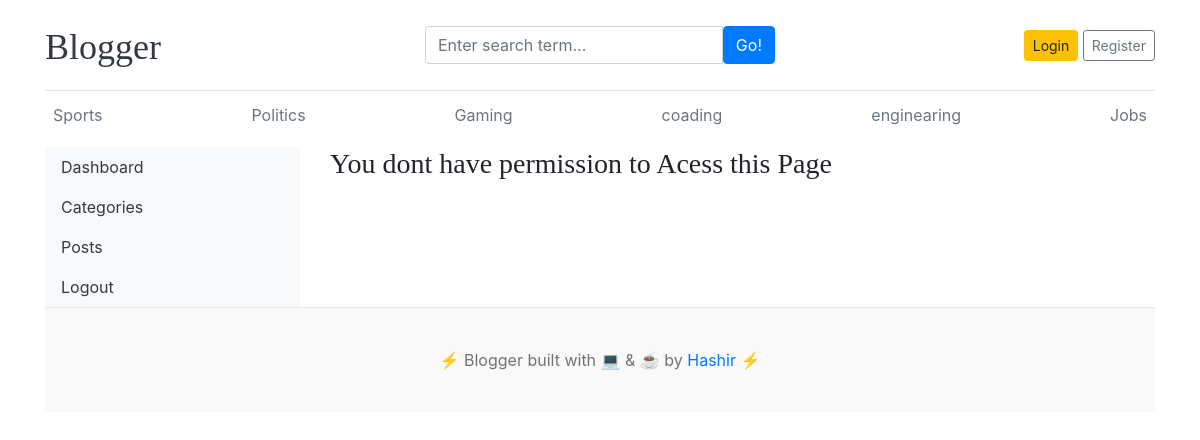
The page /dashboard/users/ on the database its author committed.
### blogs/models.py (models this page shows, shortened)
class Category(models.Model):
    category_name=models.CharField(max_length=50,unique=True)
    created_at=models.DateTimeField(auto_now_add=True)
    updated_at=models.DateTimeField(auto_now_add=True)
    class Meta:
        verbose_name_plural='Categories'

### dashboard/views.py (the view)
# urls.py: path('users/',views.users,name='users'),
def users(request):
    user=User.objects.all()
    context={
        'user':user
    }
    return render(request,'dashboard/users.html',context)

### blogs/context_processors.py (called while the page is built)
def get_categories(request):
    categories=Category.objects.all()
    return dict(categories=categories)

def get_Social_Links(request):
    Social=SocialSites.objects.all()
    return dict(Social=Social)

### templates/dashboard/users.html (shortened to what this page needs)
{% extends "base.html" %}
{% block content %}
<div class='row'>
    {% include "dashboard/sidebar.html" %}
  <div class='col-md-8'>
    {% if perms.auth.view_user %}
    <h4>User Data</h4>
    <a href="{% url 'add_user' %}" class='btn btn-dark text-light float-right mb-2'>Add New-User</a>
    <table class="table table-hover">
  <thead>
    <tr>
      <th >#</th>
      <th >Name</th>
      <th >Username</th>
      <th >Email</th>
      <th >Active</th>
      <th >Staff</th>
      <th>Super-User</th>
      <th>Action</th>
    </tr>
  </thead>
  <tbody>
    {% for user in user %}
    <tr>
      <td>{{forloop.counter}}</td>
      <td>{{user.first_name}} {{user.last_name}}</th>
      <td>{{user.username}}</td>
      <td>{{user.email}}</td>
      <td>{% if user.is_active %}<i class='fa fa-check text-success'>{% else %}<i class='fa fa-times text-danger'>{% endif %}</td>
      <td>{% if user.is_staff %}<i class='fa fa-check text-success'>{% else %}<i class='fa fa-times text-danger'>{% endif %}</td>
      <td>{% if user.is_superuser %}<i class='fa fa-check text-success'>{% else %}<i class='fa fa-times text-danger'>{% endif %}</td>
      <td>
        <a href="{% url 'edit_user' user.id %}"><i class='fa fa-edit text-success'></i></a>
        &nbsp;
        <a href="{%url 'delete_user' user.id %}"><i class='fa fa-trash text-danger'></i></a>
      </td>
    </tr>
    {% endfor %}
  </tbody>
</table>
{% else %}
<h3>You dont have permission to Acess this Page</h3>
{% endif %}
  </div>
</div>
{% endblock  %}

### templates/base.html (shortened to what this page needs)
{% load static %}
<!DOCTYPE html>
<html lang="en">
<head>
    <link href="https://getbootstrap.com/docs/4.0/dist/css/bootstrap.min.css" rel="stylesheet">
    <link rel="stylesheet" href="https://cdnjs.cloudflare.com/ajax/libs/font-awesome/4.7.0/css/font-awesome.min.css">
    <link rel="stylesheet" href="{% static 'css/blog.css' %}">
  </head>
<body>
    <div class="container">
      <header class="blog-header py-3">
        <div class="row flex-nowrap justify-content-between align-items-center">
          <div class="col-4 pt-1">
            <a class="blog-header-logo text-dark" href="/">Blogger</a>
          </div>
          <div class="col-4">
            <form action="{% url 'search' %}" method="GET">
              <div class="input-group">
              <input class="form-control" type="text" name='keyword' placeholder="Enter search term..." aria-label="Enter search term..." aria-describedby="button-search" />
              <button type="submit"class="btn btn-primary" id="button-search" type="button">Go!</button>
              </div>
            </form>
          </div>
          <div class="col-4 d-flex justify-content-end align-items-center">
            {% if not user.is_authenticated %}
            <a class="btn btn-sm btn-warning" href="{% url 'login' %}">Login</a> &nbsp;
            <a class="btn btn-sm btn-outline-secondary" href="{% url 'register' %}">Register</a>
            {% else %}
            <span><a href="{% url 'dashboard' %}">Dashboard</a></span>
            &nbsp;
            &nbsp;
            <span><a href="{% url 'logout' %}">Logout</a></span>
            {% endif %}
          </div>
        </div>
      </header>
      <div class="nav-scroller py-1 mb-2">
        <nav class="nav d-flex justify-content-between">
          {%for cat in categories %}
          <a class="p-2 text-muted" href="{% url 'posts_by_category' cat.id %}">{{cat.category_name}}</a>
          {% endfor %}
        </nav>
      </div>
{% block content%}
 {% endblock %}
  <footer class="blog-footer">
  <p>⚡️ Blogger built with 💻 & ☕️ by <a href="#">Hashir</a> ⚡️</p>
</footer>
</body>
</html>

### blog_main/static/css/blog.css (style rules this page uses)
.blog-header { border-bottom: 1px solid #e5e5e5; }
.blog-header-logo { font-family: "Playfair Display", Georgia, "Times New Roman", serif; font-size: 2.25rem; }
h1, h2, h3, h4, h5, h6 { font-family: "Playfair Display", Georgia, "Times New Roman", serif; }
.blog-footer { padding: 2.5rem 0; color: #727272; text-align: center; background-color: #f9f9f9; border-top: .05rem solid #e5e5e5; }
.blog-footer p:last-child { margin-bottom: 0; }

### rows shown on the page
Category: category_name "Sports"
Category: category_name "Politics"
Category: category_name "Gaming"
Category: category_name "coading"
Category: category_name "enginearing"
Category: category_name "Jobs"
